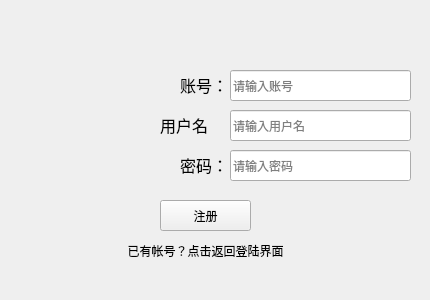
<?xml version="1.0" encoding="UTF-8"?>
<ui version="4.0">
 <class>Form</class>
 <widget class="QWidget" name="Form">
  <property name="geometry">
   <rect>
    <x>0</x>
    <y>0</y>
    <width>430</width>
    <height>300</height>
   </rect>
  </property>
  <property name="minimumSize">
   <size>
    <width>430</width>
    <height>300</height>
   </size>
  </property>
  <property name="maximumSize">
   <size>
    <width>430</width>
    <height>300</height>
   </size>
  </property>
  <property name="windowTitle">
   <string>register</string>
  </property>
  <property name="windowIcon">
   <iconset>
    <normaloff>../image/loginLog.png</normaloff>../image/loginLog.png</iconset>
  </property>
  <widget class="QPushButton" name="retuenButton">
   <property name="enabled">
    <bool>true</bool>
   </property>
   <property name="geometry">
    <rect>
     <x>110</x>
     <y>240</y>
     <width>191</width>
     <height>21</height>
    </rect>
   </property>
   <property name="text">
    <string>已有帐号？点击返回登陆界面</string>
   </property>
   <property name="flat">
    <bool>true</bool>
   </property>
  </widget>
  <widget class="QPushButton" name="registertoButton">
   <property name="geometry">
    <rect>
     <x>160</x>
     <y>200</y>
     <width>91</width>
     <height>31</height>
    </rect>
   </property>
   <property name="text">
    <string>注册</string>
   </property>
   <property name="icon">
    <iconset>
     <normaloff>../image/register.png</normaloff>../image/register.png</iconset>
   </property>
   <property name="iconSize">
    <size>
     <width>18</width>
     <height>18</height>
    </size>
   </property>
  </widget>
  <widget class="QLineEdit" name="rusername">
   <property name="geometry">
    <rect>
     <x>230</x>
     <y>110</y>
     <width>181</width>
     <height>31</height>
    </rect>
   </property>
   <property name="placeholderText">
    <string>请输入用户名</string>
   </property>
   <property name="cursorMoveStyle">
    <enum>Qt::LogicalMoveStyle</enum>
   </property>
  </widget>
  <widget class="QLineEdit" name="rpassword">
   <property name="geometry">
    <rect>
     <x>230</x>
     <y>150</y>
     <width>181</width>
     <height>31</height>
    </rect>
   </property>
   <property name="echoMode">
    <enum>QLineEdit::Password</enum>
   </property>
   <property name="placeholderText">
    <string>请输入密码</string>
   </property>
   <property name="cursorMoveStyle">
    <enum>Qt::LogicalMoveStyle</enum>
   </property>
  </widget>
  <widget class="QLabel" name="label_2">
   <property name="geometry">
    <rect>
     <x>180</x>
     <y>70</y>
     <width>53</width>
     <height>31</height>
    </rect>
   </property>
   <property name="text">
    <string>&lt;html&gt;&lt;head/&gt;&lt;body&gt;&lt;p&gt;&lt;span style=&quot; font-size:12pt;&quot;&gt;账号：&lt;/span&gt;&lt;/p&gt;&lt;/body&gt;&lt;/html&gt;</string>
   </property>
  </widget>
  <widget class="QLabel" name="label_3">
   <property name="geometry">
    <rect>
     <x>160</x>
     <y>110</y>
     <width>53</width>
     <height>31</height>
    </rect>
   </property>
   <property name="text">
    <string>&lt;html&gt;&lt;head/&gt;&lt;body&gt;&lt;p&gt;&lt;span style=&quot; font-size:12pt;&quot;&gt;用户名：&lt;/span&gt;&lt;/p&gt;&lt;/body&gt;&lt;/html&gt;</string>
   </property>
  </widget>
  <widget class="QLabel" name="label_4">
   <property name="geometry">
    <rect>
     <x>180</x>
     <y>150</y>
     <width>53</width>
     <height>31</height>
    </rect>
   </property>
   <property name="text">
    <string>&lt;html&gt;&lt;head/&gt;&lt;body&gt;&lt;p&gt;&lt;span style=&quot; font-size:12pt;&quot;&gt;密码：&lt;/span&gt;&lt;/p&gt;&lt;/body&gt;&lt;/html&gt;</string>
   </property>
  </widget>
  <widget class="QLineEdit" name="raccount">
   <property name="geometry">
    <rect>
     <x>230</x>
     <y>70</y>
     <width>181</width>
     <height>31</height>
    </rect>
   </property>
   <property name="placeholderText">
    <string>请输入账号</string>
   </property>
   <property name="cursorMoveStyle">
    <enum>Qt::LogicalMoveStyle</enum>
   </property>
  </widget>
  <widget class="QLabel" name="label">
   <property name="geometry">
    <rect>
     <x>-100</x>
     <y>-90</y>
     <width>361</width>
     <height>371</height>
    </rect>
   </property>
   <property name="text">
    <string/>
   </property>
   <property name="pixmap">
    <pixmap>../image/registerLog.png</pixmap>
   </property>
   <property name="scaledContents">
    <bool>true</bool>
   </property>
  </widget>
  <zorder>rusername</zorder>
  <zorder>rpassword</zorder>
  <zorder>label_2</zorder>
  <zorder>label_3</zorder>
  <zorder>label_4</zorder>
  <zorder>raccount</zorder>
  <zorder>label</zorder>
  <zorder>registertoButton</zorder>
  <zorder>retuenButton</zorder>
 </widget>
 <resources/>
 <connections/>
</ui>
